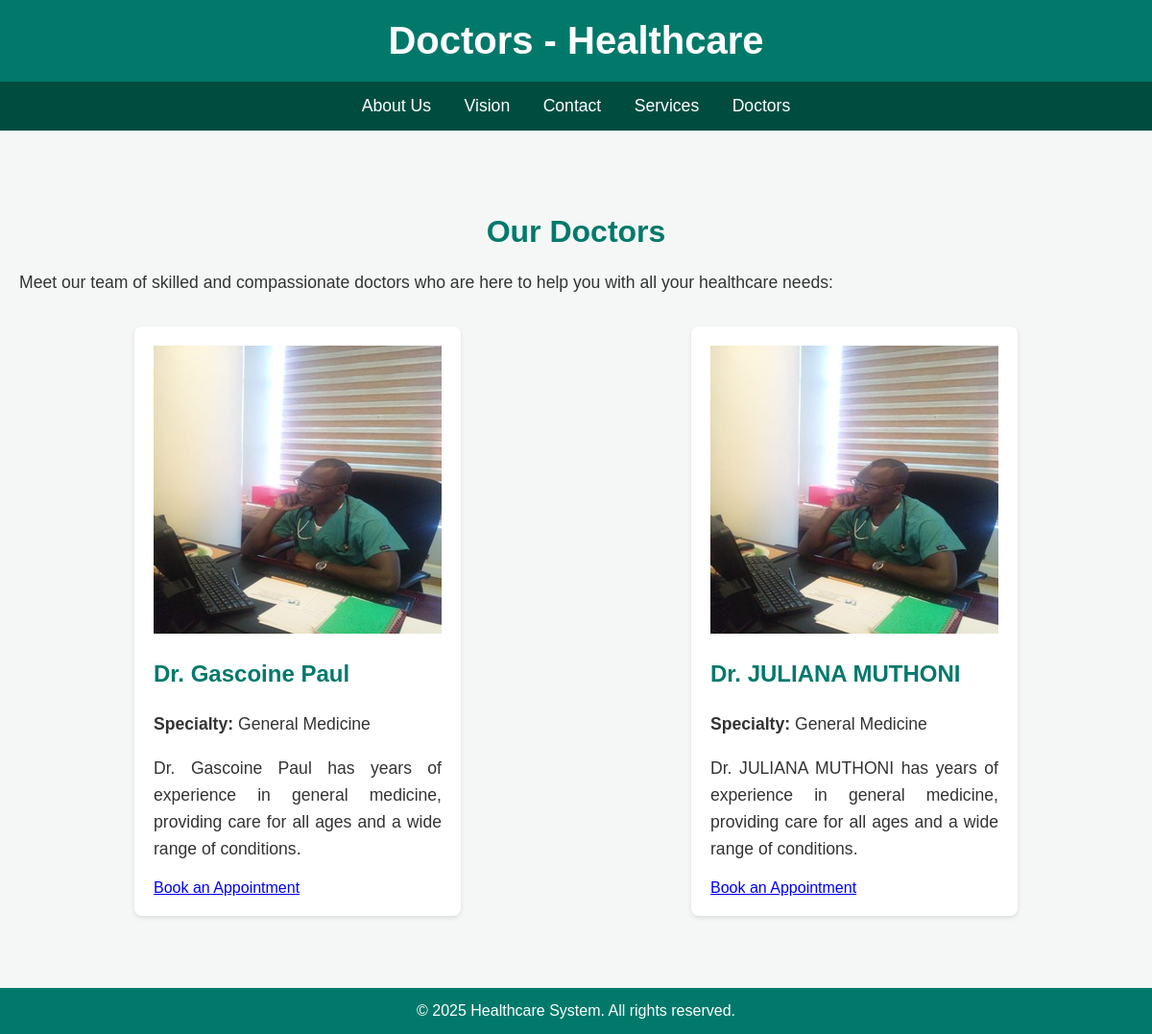
The app's page /doctors/ with its own data.
### core/models.py (models this page shows, shortened)
class Doctor(models.Model):
    first_name = models.CharField(max_length=100)
    last_name = models.CharField(max_length=100)
    specialty = models.CharField(max_length=100)
    phone = models.CharField(max_length=15)
    email = models.EmailField(unique=True)
    image = models.ImageField(upload_to='doctor_pics/', blank=True, null=True)  # New image field
    class Meta:
        verbose_name_plural = "Doctors"

### core/views.py (the view)
# urls.py: path('doctors/', views.doctor_list, name='doctor_list'),
def doctor_list(request):
    doctors = Doctor.objects.all()  # Fetch all doctors
    return render(request, 'core/doctor_list.html', {'doctors': doctors})

### core/templates/core/doctor_list.html (shortened to what this page needs)
<!DOCTYPE html>
<html lang="en">
<head>
</head>
<body>
{% load static %}
<header>
    <h1>Doctors - Healthcare </h1>
</header>
<nav>
    <a href="#about">About Us</a>
    <a href="#vision">Vision</a>
    <a href="#contact">Contact</a>
    <a href="#services">Services</a>
    <a href="#doctors">Doctors</a>
</nav>
<div class="container">
    <section id="doctors">
        <h2>Our Doctors</h2>
        <p>Meet our team of skilled and compassionate doctors who are here to help you with all your healthcare needs:</p>
        <div class="doctor-list">
            {% for doctor in doctors %}
            <div class="doctor-card">
                <img src="{% if doctor.image %}{{ doctor.image.url }}{% else %}{% static 'images/default_image_path.jpg' %}{% endif %}" alt="Doctor Image" />
                <h3>Dr. {{ doctor.first_name }} {{ doctor.last_name }}</h3>
                <p><strong>Specialty:</strong> General Medicine</p>
                <p>Dr. {{ doctor.first_name }} {{ doctor.last_name }} has years of experience in general medicine, providing care for all ages and a wide range of conditions.</p>
                <a href="{% url 'create_appointment' doctor.id %}">Book an Appointment</a>
            </div>
            {% endfor %}
        </div>
    </section>
</div>
<footer>
    <p>&copy; 2025 Healthcare System. All rights reserved.</p>
</footer>
</body>
</html>

### core/templates/core/doctor_list.html (style rules this page uses)
body { font-family: Arial, sans-serif; margin: 0; padding: 0; background-color: #f4f7f6; }
header { background-color: #00796b; color: white; text-align: center; padding: 20px 0; }
header h1 { font-size: 2.5rem; margin: 0; }
nav { background-color: #004d40; padding: 15px; text-align: center; }
nav a { color: white; text-decoration: none; margin: 0 15px; font-size: 1.1rem; }
section { padding: 40px 20px; margin: 20px 0; }
section h2 { font-size: 2rem; color: #00796b; text-align: center; margin-bottom: 20px; }
section p { font-size: 1.1rem; line-height: 1.6; text-align: justify; color: #333; }
.doctor-list { display: flex; flex-wrap: wrap; justify-content: space-around; }
.doctor-card { background-color: white; padding: 20px; margin: 15px; flex: 1; min-width: 250px; max-width: 300px; box-shadow: 0 2px 5px rgba(0, 0, 0, 0.1); border-radius: 8px; }
.doctor-card h3 { color: #00796b; font-size: 1.5rem; }
.doctor-card p { font-size: 1.1rem; color: #333; }
footer { background-color: #00796b; color: white; text-align: center; padding: 15px 0; margin-top: 20px; }
footer p { margin: 0; }

### records on screen
Doctor: image (picture), first_name "Gascoine", last_name "Paul"
Doctor: image (picture), first_name "JULIANA", last_name "MUTHONI"
